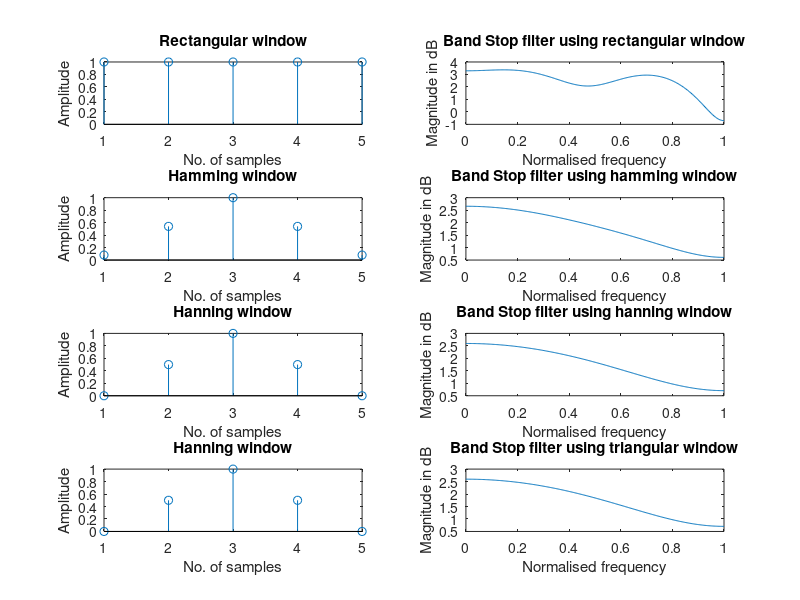

Recreate this plot in MATLAB.
clc;
clear all;
close all;

wc1 = 0.5*pi;
wc2 = 0.9*pi;
eps = 0.001;
N = input("Enter N: ");
alpha = (N-1)/2;
n = 0:1:N-1;
hd = (sin(wc2*(n-alpha+eps))-(sin(wc1*(n-alpha+eps)) + sin(pi*(n-alpha+eps)))./(pi*(n-alpha+eps)));

wr = boxcar(N);
whm = hamming(N);
whn = hanning(N);
wt = bartlett(N);
w = 0:0.01:pi;
hn1 = hd.*wr';
hn2 = hd.*whm';
hn3 = hd.*whn';
hn4 = hd.*wt';

h1 = freqz(hn1,1,w);
h2 = freqz(hn2,1,w);
h3 = freqz(hn3,1,w);
h4 = freqz(hn4,1,w);

subplot(4,2,1);
stem(wr);
xlabel("No. of samples");
ylabel("Amplitude");
title("Rectangular window");

subplot(4,2,2);
plot(w/pi,10*log10(abs(h1)));
xlabel("Normalised frequency");
ylabel("Magnitude in dB");
title("Band Stop filter using rectangular window");

subplot(4,2,3);
stem(whm);
xlabel("No. of samples");
ylabel("Amplitude");
title("Hamming window");

subplot(4,2,4);
plot(w/pi,10*log10(abs(h2)));
xlabel("Normalised frequency");
ylabel("Magnitude in dB");
title("Band Stop filter using hamming window");

subplot(4,2,5);
stem(whn);
xlabel("No. of samples");
ylabel("Amplitude");
title("Hanning window");

subplot(4,2,6);
plot(w/pi,10*log10(abs(h3)));
xlabel("Normalised frequency");
ylabel("Magnitude in dB");
title("Band Stop filter using hanning window");

subplot(4,2,7);
stem(wt);
xlabel("No. of samples");
ylabel("Amplitude");
title("Hanning window");

subplot(4,2,8);
plot(w/pi,10*log10(abs(h4)));
xlabel("Normalised frequency");
ylabel("Magnitude in dB");
title("Band Stop filter using triangular window");
